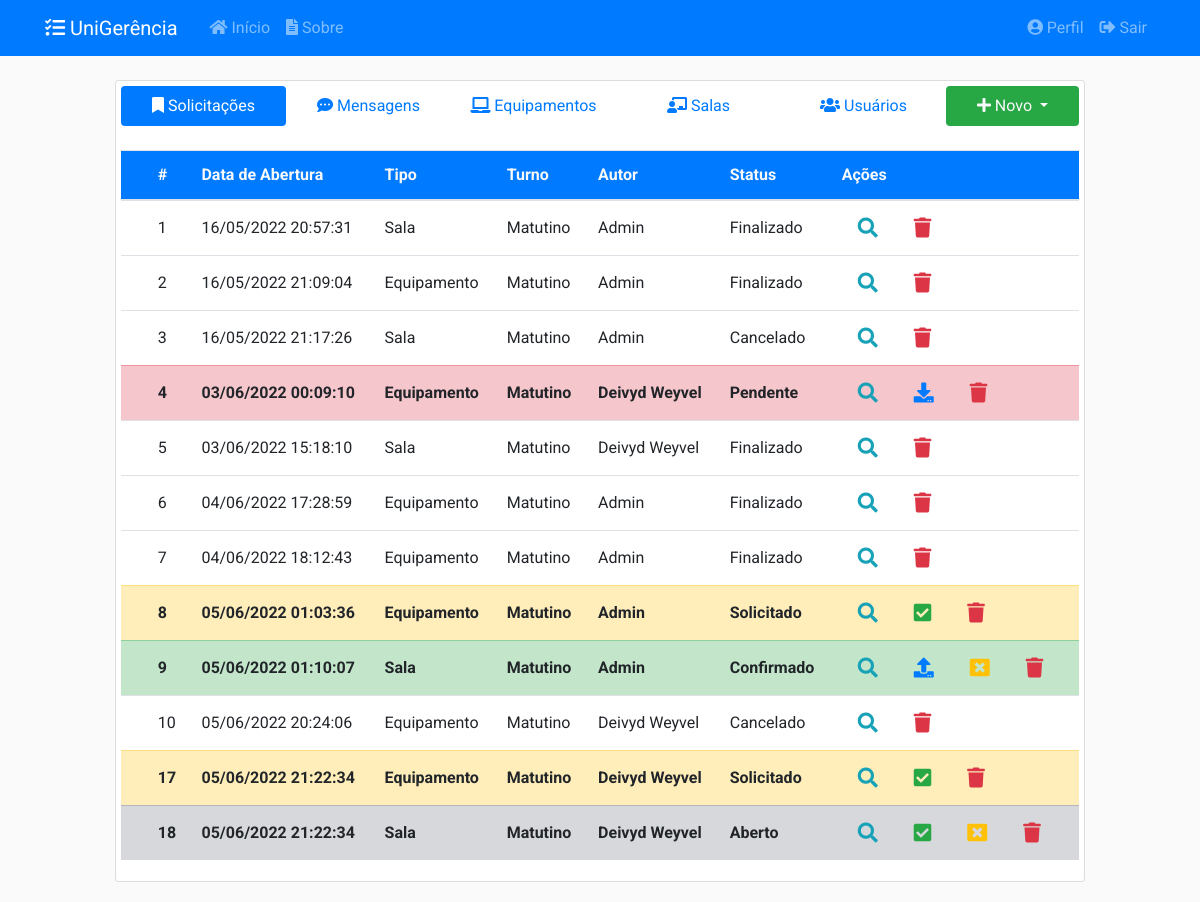
The page / (signed in) on the database its author committed.
### app/models/solicitacoes.py (models this page shows, shortened)
class Solicitacao(db.Model):
    __tablename__ = 'solicitacoes'
    __table_args__ = {'extend_existing': True}
    id = db.Column(db.Integer, primary_key=True)
    status = db.Column(db.Enum(Status), default=Status.ABERTO.name)
    data_abertura = db.Column(db.DateTime, nullable=False,
                              default=datetime.now().astimezone(fuso_horario))
    data_inicio_pref = db.Column(db.Date, nullable=False)
    data_fim_pref = db.Column(db.Date, nullable=False)
    data_retirada = db.Column(db.DateTime, nullable=True)
    data_devolucao = db.Column(db.DateTime, nullable=True)
    data_cancelamento = db.Column(db.DateTime, nullable=True)
    data_finalizacao = db.Column(db.DateTime, nullable=True)
    quantidade = db.Column(db.Integer, nullable=False, default=0)
    descricao = db.Column(db.String(20), nullable=False)
    tipo = db.Column(db.String(20), nullable=False)
    ativo = db.Column(db.Boolean, nullable=False, default=True)
    usuario_id = db.Column(db.Integer, db.ForeignKey('usuarios.id'),
                           nullable=False)
    turno_id = db.Column(db.Integer, db.ForeignKey('turnos.id'),
                           nullable=False)
    turno = db.relationship('Turno', back_populates='solicitacoes')
    def recupera_tudo():
        return Solicitacao.query.filter_by(ativo=True).all()
    def verifica_em_uso(self):
        if self.status.name == 'EMUSO':
            return True
        else:
            return False
    __mapper_args__ = {
        'polymorphic_identity': 'SOLICITACAO',
        'polymorphic_on': tipo
    }

class SolicitacaoSala(Solicitacao):
    __tablename__ = 'solicitacoes_salas'
    id = db.Column(db.Integer, db.ForeignKey('solicitacoes.id'), primary_key=True)
    setor_id = db.Column(db.Integer, db.ForeignKey('setores.id'), nullable=False)
    setor = db.relationship('Setor', back_populates='solicitacoes')
    salas = db.relationship('Sala', secondary= solicitacao_s,
                                    back_populates='solicitacoes')
    __mapper_args__ = {
        'polymorphic_identity': 'SALA',
    }

class Solicitacao(db.Model):
    __tablename__ = 'solicitacoes'
    __table_args__ = {'extend_existing': True}
    id = db.Column(db.Integer, primary_key=True)
    status = db.Column(db.Enum(Status), default=Status.ABERTO.name)
    data_abertura = db.Column(db.DateTime, nullable=False,
                              default=datetime.now().astimezone(fuso_horario))
    data_inicio_pref = db.Column(db.Date, nullable=False)
    data_fim_pref = db.Column(db.Date, nullable=False)
    data_retirada = db.Column(db.DateTime, nullable=True)
    data_devolucao = db.Column(db.DateTime, nullable=True)
    data_cancelamento = db.Column(db.DateTime, nullable=True)
    data_finalizacao = db.Column(db.DateTime, nullable=True)
    quantidade = db.Column(db.Integer, nullable=False, default=0)
    descricao = db.Column(db.String(20), nullable=False)
    tipo = db.Column(db.String(20), nullable=False)
    ativo = db.Column(db.Boolean, nullable=False, default=True)
    usuario_id = db.Column(db.Integer, db.ForeignKey('usuarios.id'),
                           nullable=False)
    turno_id = db.Column(db.Integer, db.ForeignKey('turnos.id'),
                           nullable=False)
    turno = db.relationship('Turno', back_populates='solicitacoes')
    def recupera_tudo():
        return Solicitacao.query.filter_by(ativo=True).all()
    def verifica_em_uso(self):
        if self.status.name == 'EMUSO':
            return True
        else:
            return False
    __mapper_args__ = {
        'polymorphic_identity': 'SOLICITACAO',
        'polymorphic_on': tipo
    }

class Turno(db.Model):
    __tablename__ = 'turnos'
    __table_args__ = {'extend_existing': True}
    id = db.Column(db.Integer, primary_key=True)
    name = db.Column(db.String(20), unique=True, nullable=False)
    data_inicio = db.Column(db.Time, nullable=False)
    data_fim = db.Column(db.Time, nullable=False)
    ativo = db.Column(db.Boolean, nullable=False, default=True)
    solicitacoes = db.relationship('Solicitacao', back_populates='turno')

class SolicitacaoEquipamento(Solicitacao):
    __tablename__ = 'solicitacoes_equipamentos'
    id = db.Column(db.Integer, db.ForeignKey('solicitacoes.id'), primary_key=True)
    tipo_eqp_id = db.Column(db.Integer, db.ForeignKey('tipos_equipamento.id'),
                           nullable=True)
    equipamentos = db.relationship('Equipamento', secondary=solicitacao_e,
                                   back_populates='solicitacoes')
    tipo_eqp = db.relationship('TipoEquipamento', back_populates='solicitacoes')
    __mapper_args__ = {
        'polymorphic_identity': 'EQUIPAMENTO'
    }

### app/models/usuarios.py (models this page shows, shortened)
class Usuario(db.Model, UserMixin):
    __tablename__ = 'usuarios'
    __table_args__ = {'extend_existing': True}
    id = db.Column(db.Integer, primary_key=True)
    nome = db.Column(db.String(100), nullable=False)
    identificacao = db.Column(db.String(20), unique=True, nullable=False)
    email = db.Column(db.String(100), unique=True, nullable=False)
    senha = db.Column(db.String(60), nullable=False)
    data_cadastro = db.Column(db.DateTime, nullable=False,
                              default=datetime.now().astimezone(fuso_horario))
    data_atualizacao = db.Column(db.DateTime, nullable=True)
    tipo = db.Column(db.Enum(TipoUsuario), nullable=False)
    ativo = db.Column(db.Boolean, nullable=False, default=True)
    imagem_perfil = db.Column(db.String(20), nullable=False,
                              default='default.jpg')
    posts = db.relationship('Post', backref='autor',
                            foreign_keys='Post.usuario_id', lazy=True)
    recipiente = db.relationship('Post', backref='destinatario',
                                 foreign_keys='Post.destinatario_id', lazy=True)
    solicitacoes = db.relationship('Solicitacao', backref='autor', lazy=True)
    relatorios = db.relationship('Relatorio', backref='autor', lazy=True)
    def recupera_tudo():
        return Usuario.query.filter_by(ativo=True).all()

### app/controllers/principal.py (the view)
@principal.route("/", methods=['GET', 'POST'])
@login_required
def inicio():
    tab = request.args.get('tab', 1, type=int)
    solicitacoes = Solicitacao.recupera_tudo()
    posts = Post.recupera_tudo()
    equipamentos = Equipamento.recupera_tudo()
    salas = Sala.recupera_tudo()
    usuarios = Usuario.recupera_tudo()
    for solicitacao in solicitacoes:
        if Solicitacao.verifica_em_uso(solicitacao):
            if Solicitacao.verifica_atraso(solicitacao):
                Solicitacao.atualiza_status_pendente(solicitacao)
                envia_email_atraso(solicitacao)
                if Solicitacao.verifica_autor(solicitacao, current_user):
                    flash('Você possui uma solicitação atrasada.', 'warning')
                if current_user.verifica_admin():
                    flash('Existe uma nova solicitação em atraso.', 'warning')
    form = EntregaSolicitacaoForm()
    return render_template('principal/inicio.html', tab=tab, form=form,
                           posts=posts, equipamentos=equipamentos, salas=salas,
                           usuarios=usuarios, solicitacoes=solicitacoes)

### app/models/equipamentos.py (called while the page is built)
    def recupera_tudo():
        return Equipamento.query.filter_by(ativo=True).all()

    def __repr__(self):
        return f"{self.patrimonio} - {self.descricao}"

### app/models/posts.py (called while the page is built)
    def recupera_tudo():
        return Post.query.filter_by(ativo=True).all()

### app/models/salas.py (called while the page is built)
    def recupera_tudo():
        return Sala.query.filter_by(ativo=True).all()

### app/models/usuarios.py (called while the page is built)
@login_manager.user_loader
def load_user(user_id):
    return Usuario.query.get(int(user_id))

### app/templates/principal/inicio.html (shortened to what this page needs)
{% extends "layout.html" %}
{% block inicio %}
<div class="content-section">
  <nav class="pb-4 align-middle">
    <div class="nav nav-pills nav-justified flex-column flex-md-row align-middle" id="pills-tab" role="tablist">
      <a class="nav-item nav-link {% if tab == 1 %}active{% endif %}" id="pills-1-tab" data-toggle="pill" href="#pills-1" role="tab"><i class="fas fa-bookmark"></i>&nbsp;Solicitações</a>
      <a class="nav-item nav-link {% if tab == 2 %}active{% endif %}" id="pills-2-tab" data-toggle="pill" href="#pills-2" role="tab"><i class="fas fa-comment-dots"></i>&nbsp;Mensagens</a>
      {% if current_user.tipo.name == 'ADMIN' %}
        <a class="nav-item nav-link {% if tab == 3 %}active{% endif %}" id="pills-3-tab" data-toggle="pill" href="#pills-3" role="tab"><i class="fas fa-laptop"></i>&nbsp;Equipamentos</a>
        <a class="nav-item nav-link {% if tab == 4 %}active{% endif %}" id="pills-4-tab" data-toggle="pill" href="#pills-4" role="tab"><i class="fas fa-chalkboard-teacher"></i>&nbsp;Salas</a>
        <a class="nav-item nav-link {% if tab == 5 %}active{% endif %}" id="pills-5-tab" data-toggle="pill" href="#pills-5" role="tab"><i class="fas fa-users"></i>&nbsp;Usuários</a>
      {% endif %}
      <div class="nav-item dropdown">
        <a class="nav-link dropdown-toggle bg-success text-light" href="#" id="navbarDropdown" role="button" data-toggle="dropdown">
          <i class="fas fa-plus"></i>&nbsp;Novo
        </a>
      </div>
    </div>
  </nav>
  <div class="tab-content flex-md-row" id="nav-tabContent">
    <div class="tab-pane fade {% if tab == 1 %}show active{% endif %}" id="pills-1" role="tabpanel">
      {% include 'principal/tabela/solicitacoes.html' %}
    </div>
  </div>
</div>
{% endblock inicio %}

### app/templates/principal/tabela/solicitacoes.html (shortened to what this page needs)
<table id="table-solicitacoes" class="table stripe order-column dt-responsive nowrap table-hover" style="width:100%">
    <thead>
    <tr class="bg-primary text-light">
        <th class="align-middle"></th>
        <th class="align-middle">#</th>
        <th class="align-middle">Data de Abertura</th>
        <th class="align-middle">Tipo</th>
        <th class="align-middle">Turno</th>
        <th class="align-middle">Autor</th>
        <th class="align-middle">Status</th>
        <th class="align-middle">Ações</th>
    </tr>
    </thead>
    <tbody>
    {% for solicitacao in solicitacoes %}
    {% if current_user == solicitacao.autor or current_user.tipo.name == 'ADMIN' %}
        {% if solicitacao.status.name == 'ABERTO' %}
            <tr class="table-secondary font-weight-bold">
        {% elif solicitacao.status.name == 'PENDENTE' %}
            <tr class="table-danger font-weight-bold">
        {% elif solicitacao.status.name == 'SOLICITADO' %}
            <tr class="table-warning font-weight-bold">
        {% elif solicitacao.status.name == 'CONFIRMADO' %}
            <tr class="table-success font-weight-bold">
        {% elif solicitacao.status.name == 'EMUSO' %}
            <tr class="table-info font-weight-bold">
        {% elif solicitacao.status.name == 'CANCELADO' or solicitacao.status.name == 'FECHADO' %}
            <tr class="">
        {% else %}
            <tr>
        {% endif %}
            <td class="align-middle"></td>
            <td class="align-middle">{{ solicitacao.id }}</td>
            <td class="align-middle">{{ solicitacao.data_abertura.strftime('%d/%m/%Y %H:%M:%S') }}</td>
            {% if solicitacao.tipo == 'EQUIPAMENTO' %}
                <td class="align-middle">Equipamento</td>
            {% elif solicitacao.tipo == 'SALA'%}
                <td class="align-middle">Sala</td>
            {% endif %}
            <td class="align-middle">{{ solicitacao.turno.name }}</td>
            <td class="align-middle">{{ solicitacao.autor.nome }}</td>
            <td class="align-middle">{{ solicitacao.status.value }}</td>
            <td class="align-middle">
                <a class="btn-lg btn-outline-info" href="#" data-toggle="modal" data-target="#visualizarSolicitacao{{ solicitacao.id }}"><i class="fas fa-search"></i></a>
                {% if current_user.tipo.name == 'ADMIN' %}
                    {% if solicitacao.status.name == 'ABERTO' or solicitacao.status.name == 'SOLICITADO' %}
                        <a class="btn-lg btn-outline-success" href="{{url_for('solicitacoes.confirma_solicitacao', solicitacao_id=solicitacao.id)}}"><i class="fas fa-check-square"></i></a>
                    {% endif %}
                    {% if solicitacao.status.name == 'CONFIRMADO' %}
                        <a class="btn-lg btn-outline-primary" href="#" data-toggle="modal" data-target="#entregarSolicitacao{{ solicitacao.id }}"><i class="fas fa-upload"></i></a>
                    {% endif %}
                    {% if solicitacao.status.name == 'EMUSO' or solicitacao.status.name == 'PENDENTE' %}
                        <a class="btn-lg btn-outline-primary" href="#" data-toggle="modal" data-target="#receberSolicitacao{{ solicitacao.id }}"><i class="fas fa-download"></i></a>
                    {% endif %}
                {% endif %}
                {% if current_user == solicitacao.autor or current_user.tipo.name == 'ADMIN' %}
                    {% if solicitacao.status.name == 'ABERTO' or solicitacao.status.name == 'CONFIRMADO' %}
                        <a class="btn-lg btn-outline-warning" href="#" data-toggle="modal" data-target="#cancelarSolicitacao{{ solicitacao.id }}"><i class="fas fa-window-close"></i></a>
                    {% endif %}
                {% endif %}
                {% if current_user.tipo.name == 'ADMIN' %}
                    <a class="btn-lg btn-outline-danger" href="#" data-toggle="modal" data-target="#excluirSolicitacao{{ solicitacao.id }}"><i class="fas fa-trash"></i></a>
                {% endif %}
            </td>
        </tr>
    {% endif %}
    {% endfor %}
    </tbody>
</table>

### app/static/css/main.css (style rules this page uses)
body { background: #fafafad5; color: #333333; margin-top: 5rem; font-family: 'Roboto' !important; }
html { scroll-behavior: smooth; }
.content-section { background: #ffffff; padding: 5px 5px; border: 1px solid #dddddd; border-radius: 3px; margin-bottom: 20px; }

### rows shown on the page
SolicitacaoSala: id "1", data_abertura "16/05/2022 20:57:31", shows "Sala", turno.name "Matutino", autor.nome "Admin", status.value "Finalizado"
SolicitacaoEquipamento: id "2", data_abertura "16/05/2022 21:09:04", shows "Equipamento", turno.name "Matutino", autor.nome "Admin", status.value "Finalizado"
SolicitacaoSala: id "3", data_abertura "16/05/2022 21:17:26", shows "Sala", turno.name "Matutino", autor.nome "Admin", status.value "Cancelado"
SolicitacaoEquipamento: id "4", data_abertura "03/06/2022 00:09:10", shows "Equipamento", turno.name "Matutino", autor.nome "Deivyd Weyvel", status.value "Pendente"
SolicitacaoSala: id "5", data_abertura "03/06/2022 15:18:10", shows "Sala", turno.name "Matutino", autor.nome "Deivyd Weyvel", status.value "Finalizado"
SolicitacaoEquipamento: id "6", data_abertura "04/06/2022 17:28:59", shows "Equipamento", turno.name "Matutino", autor.nome "Admin", status.value "Finalizado"
SolicitacaoEquipamento: id "7", data_abertura "04/06/2022 18:12:43", shows "Equipamento", turno.name "Matutino", autor.nome "Admin", status.value "Finalizado"
SolicitacaoEquipamento: id "8", data_abertura "05/06/2022 01:03:36", shows "Equipamento", turno.name "Matutino", autor.nome "Admin", status.value "Solicitado"
SolicitacaoSala: id "9", data_abertura "05/06/2022 01:10:07", shows "Sala", turno.name "Matutino", autor.nome "Admin", status.value "Confirmado"
SolicitacaoEquipamento: id "10", data_abertura "05/06/2022 20:24:06", shows "Equipamento", turno.name "Matutino", autor.nome "Deivyd Weyvel", status.value "Cancelado"
SolicitacaoEquipamento: id "17", data_abertura "05/06/2022 21:22:34", shows "Equipamento", turno.name "Matutino", autor.nome "Deivyd Weyvel", status.value "Solicitado"
SolicitacaoSala: id "18", data_abertura "05/06/2022 21:22:34", shows "Sala", turno.name "Matutino", autor.nome "Deivyd Weyvel", status.value "Aberto"
